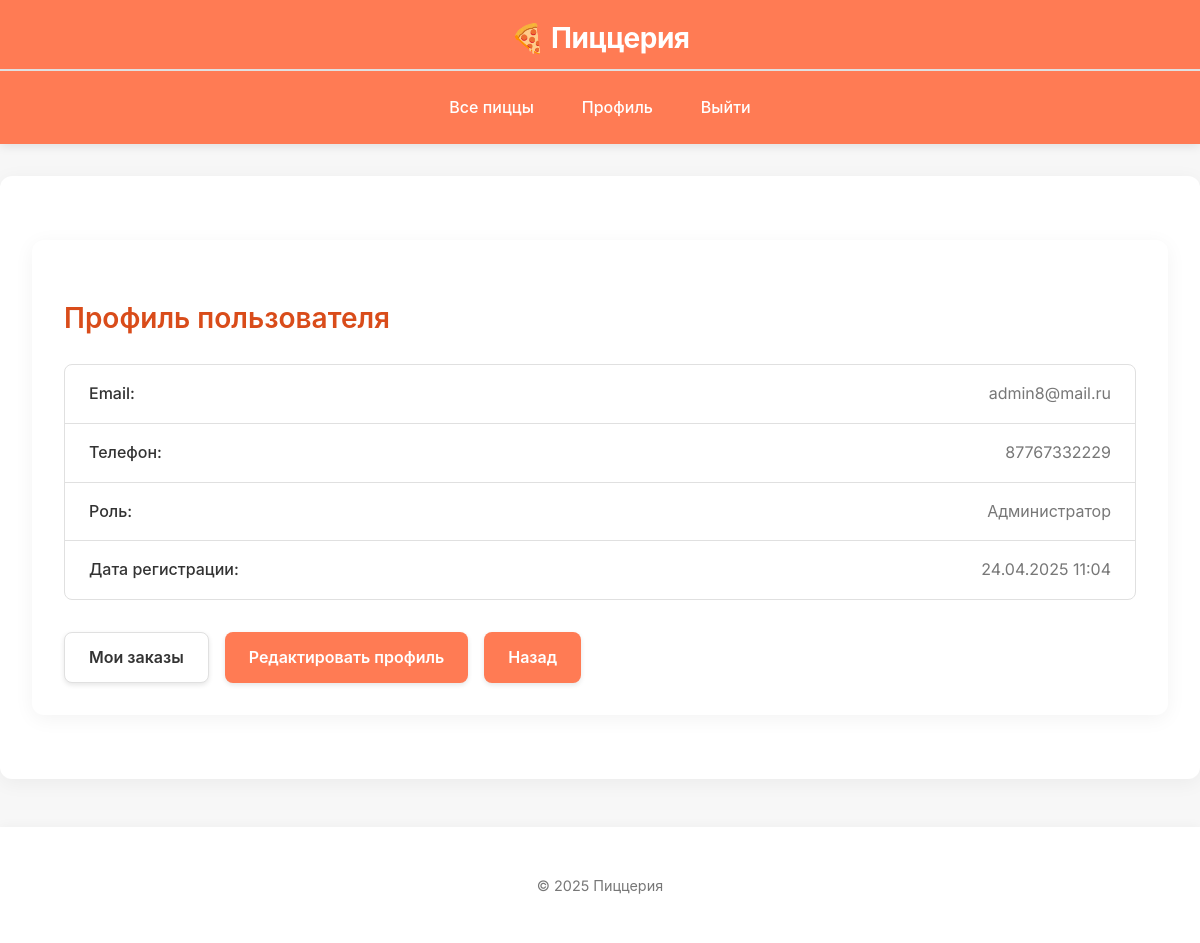
Screenshot of /users/profile/ (signed in) with the database file from the repository.
### users/models.py (models this page shows, shortened)
class CustomUser(AbstractBaseUser, PermissionsMixin):
    class Role(models.TextChoices):
        ADMIN = 'ADMIN', 'Администратор'
        MANAGER = 'MANAGER', 'Менеджер заказов'
        CLIENT = 'CLIENT', 'Клиент'
    email = models.EmailField(unique=True)
    is_staff = models.BooleanField(default=False)
    is_active = models.BooleanField(default=False)
    date_joined = models.DateTimeField(default=timezone.now)
    role = models.CharField(max_length=20, choices=Role.choices, default=Role.CLIENT)
    phone = models.CharField(max_length=15, blank=True, null=True)
    objects = CustomUserManager()
    USERNAME_FIELD = 'email'
    REQUIRED_FIELDS = []

### users/views.py (the view)
# urls.py: path('profile/', views.profile, name='profile'),
def profile(request):
    user = request.user
    return render(request, 'users/profile.html', {'user': user})

### users/templates/users/profile.html (shortened to what this page needs)
{% extends "base.html" %}
{% block content %}
<div class="container animate-fade">
    <h2>Профиль пользователя</h2>
    <ul class="user-info">
        <li>
            <span class="label">Email:</span>
            <span class="value">{{ user.email }}</span>
        </li>
        <li>
            <span class="label">Телефон:</span>
            <span class="value">{{ user.phone|default:"—" }}</span>
        </li>
        <li>
            <span class="label">Роль:</span>
            <span class="value">{{ user.get_role_display }}</span>
        </li>
        <li>
            <span class="label">Дата регистрации:</span>
            <span class="value">{{ user.date_joined|date:"d.m.Y H:i" }}</span>
        </li>
    </ul>
    <div class="button-group">
        <a href="{% url 'order_list' %}" class="btn btn-secondary">Мои заказы</a>
        <a href="{% url 'edit_profile' %}" class="btn btn-primary">Редактировать профиль</a>
        <a href="{% url 'pizza_list' %}" class="btn btn-primary">Назад</a>
    </div>
</div>
{% endblock %}

### static/css/styles.css (style rules this page uses)
:root { --primary-color: #FF7B54; --primary-light: #FFB26B; --primary-dark: #D94C1A; --secondary-color: #939B62; --background: #F7F7F7; --card-bg: #FFFFFF; --text-color: #333333; --text-light: #777777; --border-color: #E0E0E0; --success-color: #4CAF50; --warning-color: #FF9800; --error-color: #F44336; }
body { font-family: 'Inter', -apple-system, BlinkMacSystemFont, 'Segoe UI', Roboto, Oxygen, Ubuntu, Cantarell, sans-serif; background-color: var(--background); color: var(--text-color); margin: 0; padding: 0; line-height: 1.6; }
.container { max-width: 1200px; margin: 2rem auto; padding: 2rem; background-color: var(--card-bg); border-radius: 12px; box-shadow: 0 4px 20px rgba(0, 0, 0, 0.05); }
h1, h2, h3 { color: var(--primary-dark); margin-bottom: 1.5rem; font-weight: 600; }
h2 { font-size: 1.75rem; }
a { color: var(--primary-color); text-decoration: none; transition: color 0.2s ease; }
button, .btn { padding: 0.75rem 1.5rem; font-size: 1rem; border: none; border-radius: 8px; cursor: pointer; font-weight: 600; transition: all 0.3s ease; display: inline-flex; align-items: center; justify-content: center; gap: 0.5rem; box-shadow: 0 2px 5px rgba(0, 0, 0, 0.1); }
button.btn-primary, .btn-primary { background-color: var(--primary-color); color: white; }
button.btn-secondary, .btn-secondary { background-color: white; color: var(--text-color); border: 1px solid var(--border-color); }
.animate-fade { animation: fadeIn 0.5s ease forwards; }
.user-info { list-style: none; padding: 0; margin: 0 0 2rem 0; border: 1px solid var(--border-color); border-radius: 8px; overflow: hidden; background: white; }
.user-info li { padding: 1rem 1.5rem; border-bottom: 1px solid var(--border-color); font-size: 1rem; display: flex; justify-content: space-between; }
.user-info li:last-child { border-bottom: none; }
.user-info .label { font-weight: 500; color: var(--text-color); }
.user-info .value { color: var(--text-light); }
.button-group { display: flex; flex-wrap: wrap; gap: 1rem; margin-top: 1.5rem; }

### rows the page displays
CustomUser: email "admin8@mail.ru", phone "87767332229", role "Администратор", date_joined "24.04.2025 11:04"
